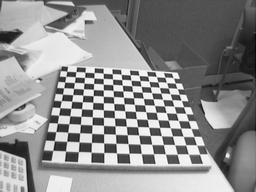
#> input picture code/hw3/Image1.tif, 256 x 192 px, shrunk from 640 x 480 before the run
$ python invH_transform.py
#> lines starting #> are read from the running program, lines starting #| are printed output that depends on the picture
#> in open_img, img is the input picture: shape (192, 256); min 7, max 255, mean 142.9
#> call 2 of open_img, with fname = 'Image3.tif'
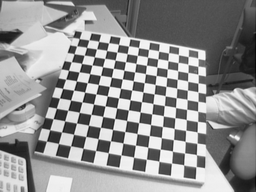
#> input picture code/hw3/Image3.tif, 256 x 192 px, shrunk from 640 x 480 before the run
#> in open_img, img is the input picture: shape (192, 256); min 9, max 255, mean 144.8
### code/util/resizing.py
# -*- coding: utf-8 -*-

"""
@File    : resizing.py
@Author  : wtyyy
@Time    : 2022/10/4 18:00
"""

import os, sys
import numpy as np
import matplotlib.pyplot as plt
from tqdm import tqdm
from queue import Queue, PriorityQueue

sys.path.append(os.path.split(sys.path[0])[0])
from util.util import *
from util.draw_figure import draw_some
from util.filter_fourier import *


class Transform:
    def __init__(self, img):
        self.img = img
        self.n, self.m, self.c = img.shape

    def translation(self, t1, t2):  # 平移变换
        return np.array([[1, 0, t1], [0, 1, t2], [0, 0, 1]]).astype('float64')

    def rotation(self, theta):  # 旋转变换
        return np.array([[np.cos(theta), -np.sin(theta), 0], [np.sin(theta), np.cos(theta), 0], [0, 0, 1]]).astype(
            'float64')

    # [9 lines left out: functions euclidean, similitude, not called in this run]

    def affine(self, a11, a12, a21, a22, t1, t2):  # 仿射变换
        return np.array([[a11, a12, t1], [a21, a22, t2], [0, 0, 1]]).astype('float64')

    # [22 lines left out: function transform, not called in this run]


def bilinear_interpolate(img, x, y):  # 双线性插值
    n, m, c = img.shape

    def calc_area(x0, y0):
        return abs(x - x0) * abs(y - y0)

    if x < 0 or x > n - 1 or y < 0 or y > m - 1:
        return 0
    x0, y0 = int(x), int(y)
    x0 = x0 - 1 if x0 == n - 1 else x0
    y0 = y0 - 1 if y0 == m - 1 else y0
    pos = [(0, 0), (0, 1), (1, 0), (1, 1)]
    ret = np.zeros(c)
    for i in range(4):
        ret += img[x0 + pos[3 - i][0], y0 + pos[3 - i][1], :] * calc_area(x0 + pos[i][0], y0 + pos[i][1])
    return ret


# [6 lines left out: function near_interpolate, not called in this run]


def down_resolution(img, k):  # 使用高斯核大小为2k+1x2k+1，降低1/2的分辨率
    filter = gauss_filter(2)
    return conv(img, filter, stride=2)


# [199 lines left out: functions up_resolution, sampling, img_gradient, NMS_derivative, canny, draw_dot and 1 more, not called in this run]

# [20 lines that do not run on import are left out]
    # [41 lines of commented-out code are left out]

### code/util/draw_figure.py
# -*- coding: UTF-8 -*-

"""
@author: wty-yy
@software: PyCharm
@file: draw_figure.py
@time: 2022/9/25 14:02
"""
import matplotlib.pyplot as plt
import numpy as np

def draw(ax, img, title, norm, cmap=None):
    if img.ndim == 2:
        img = np.expand_dims(img, -1)
    if img.min() < 0 or img.max() > 1:
        if norm is None:
            img = img - img.min()
            img[img > 1] = 1
        elif norm == 'line':
            if img.min() == -np.inf:
                img[img < 0] = 0
            img = (img - img.min()) / (img.max() - img.min())
        elif norm == 'clip':
            img = img.clip(0, 1)
        elif norm == 'upper' and img.mean() < 0.3:
            mean = img.mean()
            plt.hist(img.reshape([-1]))
            img[img > 0.005] += 0.5 - img.mean()
            img[img > 1] = 1
    if cmap is None:
        cmap = 'gray' if img.shape[2] == 1 else None
    ax.imshow(img, cmap=cmap)
    ax.set_title(title)
    ax.set_xticks([])
    ax.set_yticks([])

def draw_some(*arg, shape=None, origin=False):
    n = len(arg)
    if shape is None:
        shape = [1, n]
    wide, height = 3, 3  # 图像输出最小大小不能小于300px
    sum_wide = 0
    fact = 150
    for i in range(n):
        h, w = arg[i][0].shape[0:2]
        height = max(height, h/fact)
        wide = max(wide, w/fact)
        sum_wide += w
    figsize = (wide * shape[1], height * shape[0])
    if origin:  # 根据原始图像大小进行绘图，只能绘制一行
        fig = plt.figure(figsize=figsize)
        now_wide, space, sum_fig = 0.05, 0.1 / n, 0.8
        for i in range(n):
            k = arg[i][0].shape[1] / sum_wide
            ax = plt.axes([now_wide, 0.05, k * sum_fig, 0.8])
            draw(ax, *(list(arg[i]) + (3 - len(arg[i])) * [None]))
            now_wide += k * sum_fig + space
    else:
        fig, axes = plt.subplots(*shape, figsize=figsize)
        axes = np.array(axes).reshape([-1])
        for i in range(n):
            draw(axes[i], *(list(arg[i]) + (3 - len(arg[i])) * [None]))
        fig.tight_layout()
    fig.savefig('tmp.png', dpi=300)
    fig.show()

### code/hw3/invH_transform.py
# -*- coding: utf-8 -*-

"""
@File    : invH_transform.py
@Author  : wtyyy
@Time    : 2022/10/30 22:47
"""

import os, sys
sys.path.append(os.path.split(sys.path[0])[0])
from PIL import Image
from util.util import *
from util.draw_figure import draw_some
from util.resizing import *
import numpy as np
from tqdm import tqdm

def transform(img, H):
    H = H.T
    n, m, c = img.shape
#> n = 192; m = 256; c = 1
    mid = np.array([n/2, m/2, 0])
#> mid = [96, 128, 0]
    H[2, :] += mid @ H - mid
    output = np.zeros(img.shape)
    for i in tqdm(range(n)):
        for j in range(m):
            x, y, z = (np.array([j, i, 1]) @ H)
            x /= z  # 正则化
            y /= z
            output[i, j, :] = bilinear_interpolate(img, y, x)  # 利用双线性插值
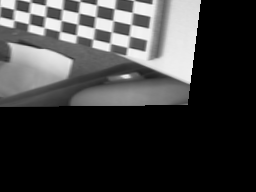
#> output: shape (192, 256, 1) float64; min 0, max 254, mean 61.3
    return output

def open_img(fname):
    img = np.array(Image.open(fname))
    img = np.expand_dims(img, -1)
    return img
img1 = open_img('Image1.tif')
img3 = open_img('Image3.tif')
#t2 = Transform(img2)
H1 = np.array([[-0.2204, 0.8074, 166.6303],
               [0.2787, 0.0759, 178.1498],
               [-0.0009, 0.0001, 1.0000]])
H3 = np.array([[-0.3254, 0.8275, 197.7143],
               [0.5622, 0.1381, 95.3857],
               [-0.0006, -0.0000, 1.0000]])
draw_some((img1, 'Image1', 'line'), (transform(img1, H1), '逆变换', 'line'))
#> in draw_some, `fig.savefig('tmp.png', dpi=300)`:
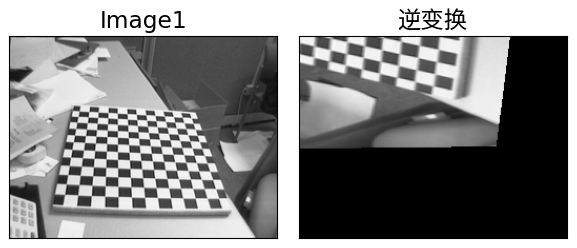
#> figure drawn by matplotlib, 2 panels
# draw_some((img3, 'Image3', 'line'), (transform(img3, H3), '逆变换', 'line'))
